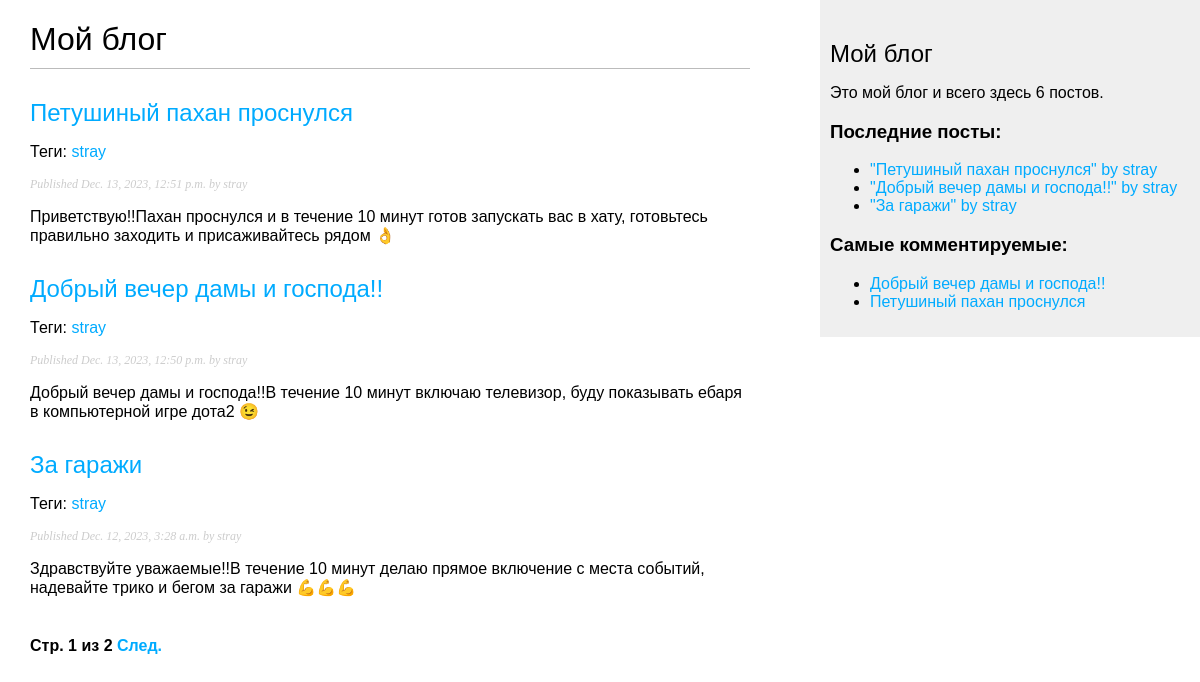
Page /blog/ on the earlier database version.
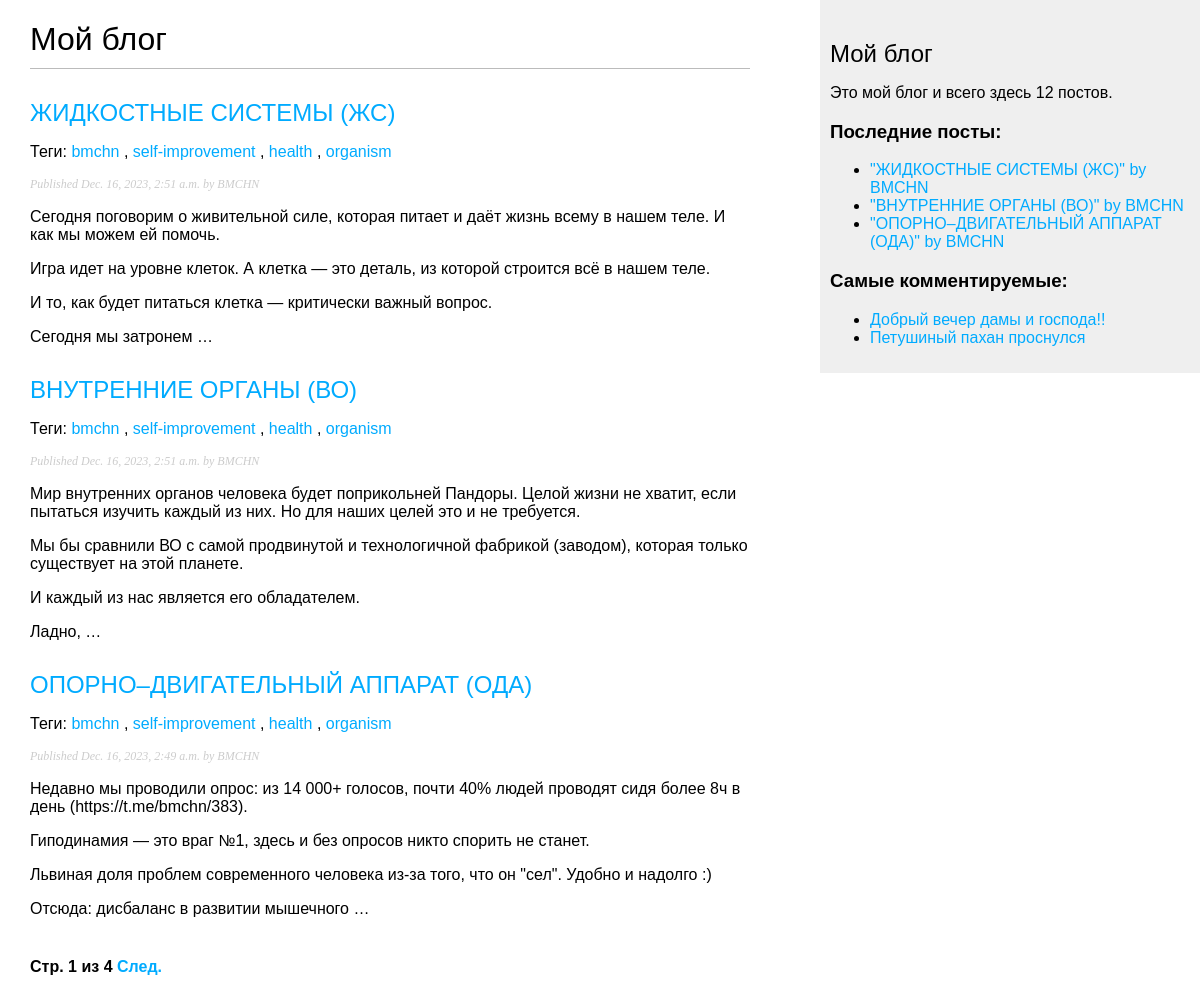
Same page on the later database version.
### blog/models.py (models this page shows, shortened)
class Post(models.Model):
    class Status(models.TextChoices):
        DRAFT = 'DF', 'Draft'  # Можно обращаться как Post.Status.choices(both)(like items)/labels(1)/values(DF, PB)
        PUBLISHED = 'PB', 'Published'  # короче эта хуйня это буквально словарь (словарь = key, value)
    title = models.CharField(max_length=250)
    slug = models.SlugField(max_length=250,
                            unique_for_date='publish')  # Сверяет уникальность по Дате
    author = models.ForeignKey(User,
                               on_delete=models.CASCADE,
                               related_name='blog_posts')
    body = models.TextField()
    publish = models.DateTimeField(default=timezone.now)
    created = models.DateTimeField(auto_now_add=True)
    updated = models.DateTimeField(auto_now=True)
    status = models.CharField(max_length=2,
                              choices=Status.choices,
                              default=Status.DRAFT)
    objects = models.Manager()
    published = PublishedManager()
    class Meta:
        ordering = ['-publish']  # сортирован по паблишу (время публикации поста), но в обратном порядке (-)
        indexes = [
            models.Index(fields=['-publish'])
        ]
    def get_absolute_url(self):
        return reverse('blog:post_detail', args=[self.publish.year, self.publish.month, self.publish.day, self.slug])
    tags = TaggableManager()

### blog/views.py (the view)
# urls.py: path('', views.post_list, name='post_list'),  # Не принимает аргументов и соотносится с представлением post_list
def post_list(request, tag_slug=None):
    post_list = Post.published.all()
    tag = None
    if tag_slug:
        tag = get_object_or_404(Tag, slug=tag_slug)  # Извлекается Тег с переданным tag_slug
        post_list = post_list.filter(tags__in=[tag])
    paginator = Paginator(post_list, 3)  # разбивает список постов на страницы, содержащие по 3 поста каждая
    page_number = request.GET.get('page', 1)  # запрошенный номер страницы, если такой нет, то по умолчанию 1-ая стр.
    try:
        posts = paginator.page(page_number)  # получаем объект страницы с постами для указанного номера страницы
    except PageNotAnInteger:
        posts = paginator.page(1)  # Если не целое число, выдаем первую страницу
    except EmptyPage:
        posts = paginator.page(paginator.num_pages)  # num_pages = число страниц -> будет как ласт страница
    return render(request,
                  'blog/post/list.html',
                  {'posts': posts,
                   'tag': tag})

### blog/models.py (called while the page is built)
    def get_queryset(self):
        return super().get_queryset().filter(status=Post.Status.PUBLISHED)

### blog/templatetags/blog_tags.py (called while the page is built)
@register.simple_tag  # регистрирует функцию как простой тег шаблона
def total_posts():
    return Post.published.count()

@register.inclusion_tag('blog/post/latest_posts.html')
def show_latest_posts(count=3):  # Последние count постов
    latest_posts = Post.published.order_by('-publish')[:count]
    return {'latest_posts': latest_posts}  # отправляем данную хуйнюшку на latest_posts.html, как в render`е

@register.simple_tag
def get_most_commented_posts(count=3):
    return Post.published.annotate(
        total_comments=Count('comments')
    ).exclude(total_comments=0).order_by('-total_comments')[:count]

@register.filter(name='markdown')
def markdown_format(text):  # Принимает text в формате markdown
    return mark_safe(markdown.markdown(text))  # С помощью markdown преобразует в HTML -> помечается безопасным файлом через mark_safe хуй знает нахуя

### blog/templates/blog/post/list.html (shortened to what this page needs)
{% extends "blog/base.html" %}
{% load blog_tags %}
{% block content %}
  <h1>Мой блог</h1>
  {% for post in posts %}
    <h2>
      <a href="{{ post.get_absolute_url }}">
        {{ post.title }}
      </a>
    </h2>
    <p class="tags">
      Теги:
      {% for tag in post.tags.all %}
        <a href="{% url 'blog:post_list_by_tag' tag.slug %}">
          {{ tag.name }}
        </a>
        {% if not forloop.last %}, {% endif %}
      {% endfor %}
    </p>
    <p class="date">
      Published {{ post.publish }} by {{ post.author }}
    </p>
    {{ post.body|markdown|truncatewords_html:50 }}
  {% endfor %}
  {% include "pagination.html" with page=posts %}
{% endblock %}

### blog/templates/blog/base.html (shortened to what this page needs)
{% load blog_tags %}
{% load static %}
<!DOCTYPE html>
<html>
<head>
  <link href="{% static 'css/blog.css' %}" rel="stylesheet">
</head>
<body>
  <div id="content">
    {% block content %}
    {% endblock %}
  </div>
  <div id="sidebar">
    <h2>Мой блог</h2>
    <p>Это мой блог и всего здесь {% total_posts %} постов.</p>
    <h3>Последние посты:</h3>
    {% show_latest_posts %}
    <h3>Самые комментируемые:</h3>
    {% get_most_commented_posts as most_commented_posts %}
    <ul>
      {% for post in most_commented_posts %}
        <li>
          <a href="{{ post.get_absolute_url }}">{{ post.title }}</a>
        </li>
      {% endfor %}
    </ul>
  </div>
</body>
</html>

### blog/templates/blog/post/latest_posts.html
<ul>
  {% for post in latest_posts %}
    <li>
      <a href="{{ post.get_absolute_url }}">
        "{{ post.title }}" by {{ post.author }}
      </a>
    </li>
  {% endfor %}
</ul>

Differences in the rows shown:
no longer on this page (row unchanged): Tag: name "stray"
no longer on this page (row unchanged): Post: title "За гаражи", publish "Dec. 12, 2023, 3:28 a.m.", author "stray", body "Здравствуйте уважаемые!!В течение 10 минут делаю прямое включение с места событий, надевайте трико и бегом за гаражи 💪💪💪"
no longer on one of the page's lists (row unchanged): Post: title "Добрый вечер дамы и господа!!", publish "Dec. 13, 2023, 12:50 p.m.", author "stray", body "Добрый вечер дамы и господа!!В течение 10 минут включаю телевизор, буду показывать ебаря в компьютерной игре дота2 😉"
no longer on one of the page's lists (row unchanged): Post: title "Петушиный пахан проснулся", publish "Dec. 13, 2023, 12:51 p.m.", author "stray", body "Приветствую!!Пахан проснулся и в течение 10 минут готов запускать вас в хату, готовьтесь правильно заходить и присаживайтесь рядом 👌"
added Post: title "ЖИДКОСТНЫЕ СИСТЕМЫ (ЖС)", publish "Dec. 16, 2023, 2:51 a.m.", author "BMCHN", body "Сегодня поговорим о живительной силе, которая питает и даёт жизнь всему в нашем теле. И как мы можем ей помочь. Игра идет на уровне клеток. А клетка — это деталь, из которой строится всё в нашем теле. И то, как будет питаться клетка — критически важный вопрос. Сегодня мы затронем …"
added Tag: name "bmchn"
added Tag: name "self-improvement"
added Tag: name "health"
added Tag: name "organism"
added Post: title "ВНУТРЕННИЕ ОРГАНЫ (ВО)", publish "Dec. 16, 2023, 2:51 a.m.", author "BMCHN", body "Мир внутренних органов человека будет поприкольней Пандоры. Целой жизни не хватит, если пытаться изучить каждый из них. Но для наших целей это и не требуется. Мы бы сравнили ВО с самой продвинутой и технологичной фабрикой (заводом), которая только существует на этой планете. И каждый из нас является его обладателем. Ладно, …"
added Post: title "ОПОРНО–ДВИГАТЕЛЬНЫЙ АППАРАТ (ОДА)", publish "Dec. 16, 2023, 2:49 a.m.", author "BMCHN", body "Недавно мы проводили опрос: из 14 000+ голосов, почти 40% людей проводят сидя более 8ч в день (https://t.me/bmchn/383). Гиподинамия — это враг №1, здесь и без опросов никто спорить не станет. Львиная доля проблем современного человека из-за того, что он \"сел\". Удобно и надолго :) Отсюда: дисбаланс в развитии мышечного …"
Other differences:
{{ page.paginator.num_pages }}: "2" → "4"
text no longer shown: "6"
text now shown: "12"
